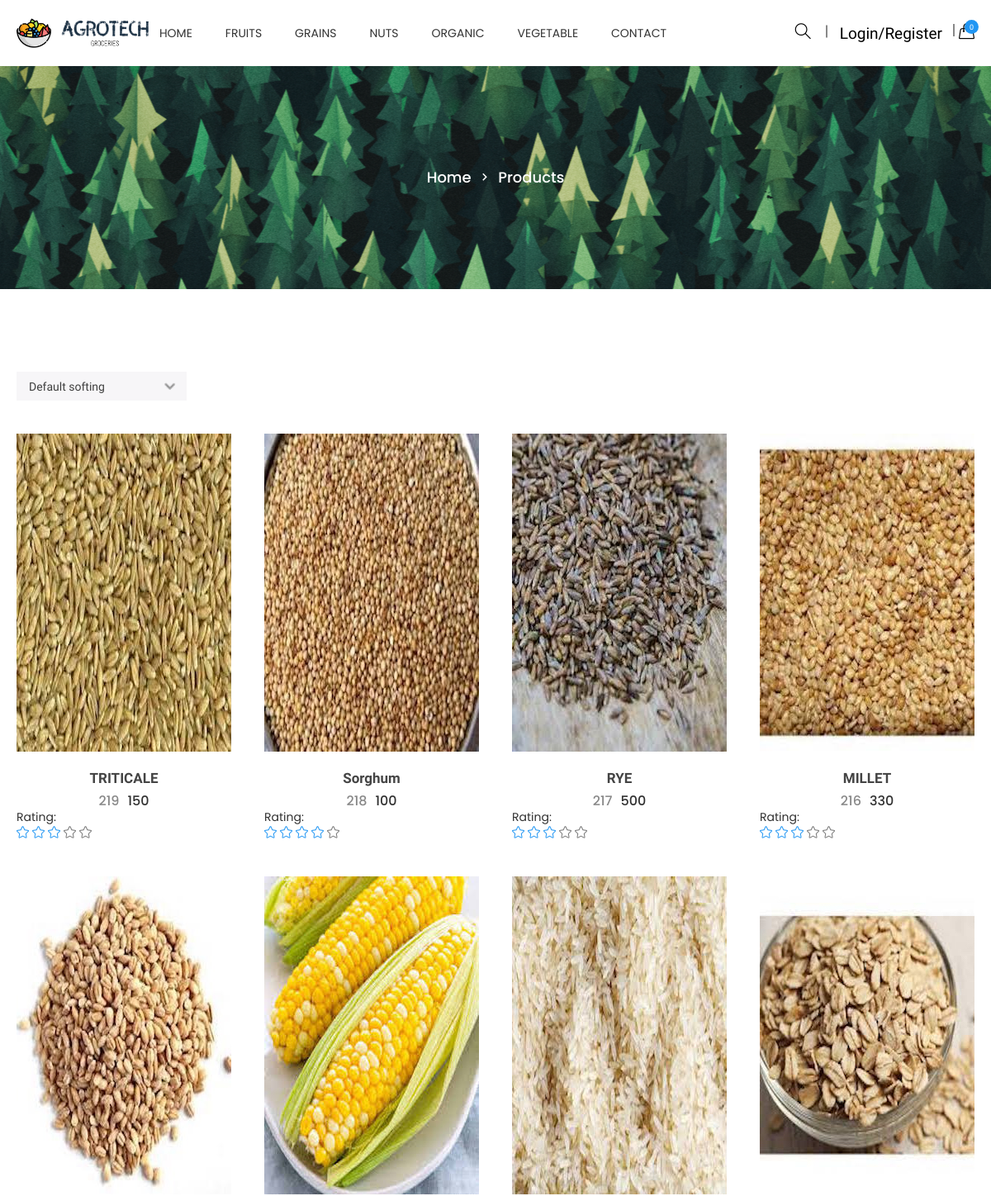
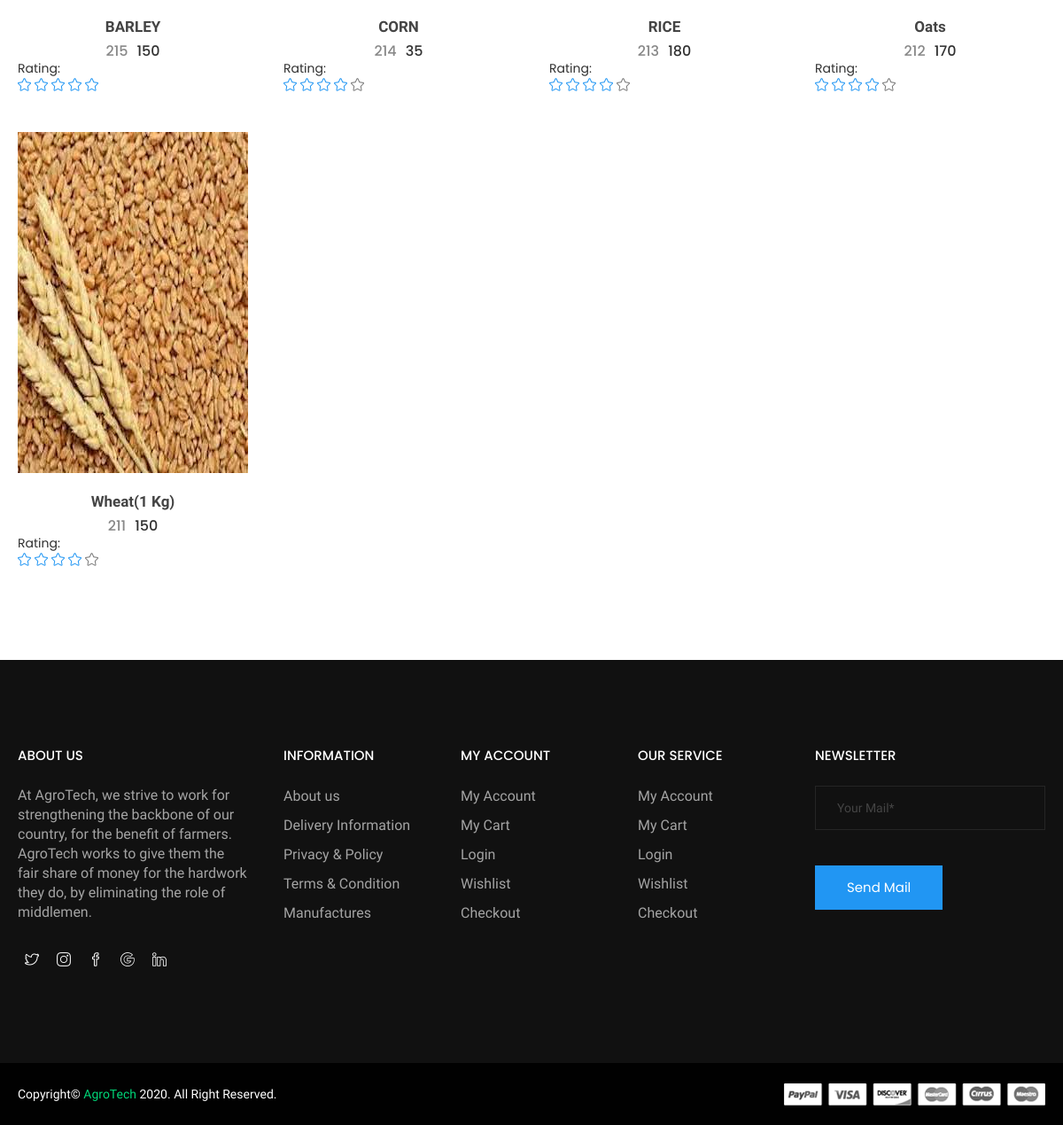
/categories.php?id=3&sub_categories=10, run on the app's committed database (2 pictures, top to bottom).
### tables this page shows
CREATE TABLE `categories` (
  `id` int NOT NULL,
  `categories` varchar(255) NOT NULL,
  `status` tinyint NOT NULL
);

CREATE TABLE `product` (
  `id` int NOT NULL,
  `categories_id` int NOT NULL,
  `sub_categories_id` int NOT NULL,
  `name` varchar(255) NOT NULL,
  `mrp` float NOT NULL,
  `price` float NOT NULL,
  `qty` int NOT NULL,
  `image` varchar(255) NOT NULL,
  `short_desc` varchar(2000) NOT NULL,
  `description` text NOT NULL,
  `best_seller` int NOT NULL,
  `meta_title` varchar(2000) NOT NULL,
  `meta_desc` varchar(2000) NOT NULL,
  `meta_keyword` varchar(2000) NOT NULL,
  `added_by` int NOT NULL,
  `status` tinyint NOT NULL,
  `Rating` int NOT NULL
);

### add_to_cart.inc.php (called while the page is built, shortened)
<?php
class add_to_cart{
	function totalProduct(){
		if(isset($_SESSION['cart'])){
			return count($_SESSION['cart']);
		}else{
			return 0;
		}
	}
}
?>

### functions.inc.php (called while the page is built, shortened)
<?php
function get_product($con,$limit='',$cat_id='',$product_id='',$search_str='',$sort_order='',$is_best_seller='',$sub_categories=''){
	$sql="select product.*,categories.categories from product,categories where product.status=1 ";
	if($cat_id!=''){
		$sql.=" and product.categories_id=$cat_id ";
	}
	if($sub_categories!=''){
		$sql.=" and product.sub_categories_id=$sub_categories ";
	}
	$sql.=" and product.categories_id=categories.id ";
	if($sort_order!=''){
		$sql.=$sort_order;
	}else{
		$sql.=" order by product.id desc ";
	}
	$res=mysqli_query($con,$sql);
	$data=array();
	while($row=mysqli_fetch_assoc($res)){
		$data[]=$row;
	}
	return $data;
}
?>

### categories.php (the view, shortened to what this page needs)
<?php
require('top.php');
	?>
	<?php
$cat_id=mysqli_real_escape_string($con,$_GET['id']);
$sub_categories='';
if(isset($_GET['sub_categories'])){
	$sub_categories=mysqli_real_escape_string($con,$_GET['sub_categories']);
}
$sort_order="";
if($cat_id>0 && ($sub_categories!='' && $sub_categories>=0)){
	$get_product=get_product($con,'',$cat_id,'','',$sort_order,'',$sub_categories);
}else{
	?>
	<script>
	window.location.href='index.php';
	</script>
	<?php
}
?>
        <div class="ht__bradcaump__area" style="background: rgba(0, 0, 0, 0) url(images/bg/4.jpg) no-repeat scroll center center / cover ;">
            <div class="ht__bradcaump__wrap">
                <div class="container">
                    <div class="row">
                        <div class="col-xs-12">
                            <div class="bradcaump__inner">
                                <nav class="bradcaump-inner">
                                  <a class="breadcrumb-item" href="index.php">Home</a>
                                  <span class="brd-separetor"><i class="zmdi zmdi-chevron-right"></i></span>
                                  <span class="breadcrumb-item active">Products</span>
                                </nav>
                            </div>
                        </div>
                    </div>
                </div>
            </div>
        </div>
        <section class="htc__product__grid bg__white ptb--100">
            <div class="container">
                <div class="row">
					<?php if(count($get_product)>0){?>
                    <div class="col-lg-12 col-md-12 col-sm-12 col-xs-12">
                        <div class="htc__product__rightidebar">
                            <div class="htc__grid__top">
                                <div class="htc__select__option">
                                    <select class="ht__select" onchange="sort_product_drop('<?php echo $cat_id?>','<?php echo $sub_categories?>','<?php echo SITE_PATH?>')" id="sort_product_id">
                                        <option value="">Default softing</option>
                                    </select>
                                </div>
                            </div>
                            <div class="row">
                                <div class="shop__grid__view__wrap">
                                    <div role="tabpanel" id="grid-view" class="single-grid-view tab-pane fade in active clearfix">
                                        <?php
										foreach($get_product as $list){
											$rating = $list['Rating'];
										?>
										<div class="col-md-4 col-lg-3 col-sm-4 col-xs-12">
											<div class="category">
												<div class="ht__cat__thumb">
													<a href="product.php?id=<?php echo $list['id']?>">
														<img src="<?php echo PRODUCT_IMAGE_SITE_PATH.$list['image']?>" alt="product images">
													</a>
												</div>
												<div class="fr__hover__info">
													<ul class="product__action">
													</ul>
												</div>
												<div class="fr__product__inner">
													<h4><a href="product.php?id=<?php echo $list['id']?>"><?php echo $list['name']?></a></h4>
													<ul class="fr__pro__prize">
														<li class="old__prize"><?php echo $list['mrp']?></li>
														<li><?php echo $list['price']?></li>
													</ul>
												</div>
												<h4>Rating: </h4>
                                        <ul class="rating">
                                <?php
                                for ($i=0; $i < $rating; $i++) {
                                    echo '<li><i class="icon-star icons"></i></li>';
                                }
                                for ($i=0; $i < 5-$rating; $i++) {
                                    echo '<li class="old"><i class="icon-star icons"></i></li>';
                                } ?>
											</div>
										</div>
										<?php } ?>
                                    </div>
							   </div>
                            </div>
                        </div>
                    </div>
					<?php } else {
						echo "Data not found";
					} ?>
				</div>
            </div>
        </section>
<?php require('footer.php')?>

### top.php (shortened to what this page needs)
<?php
require('connection.inc.php');
require('functions.inc.php');
require('add_to_cart.inc.php');
$cat_res=mysqli_query($con,"select * from categories where status=1 order by categories asc");
$cat_arr=array();
while($row=mysqli_fetch_assoc($cat_res)){
	$cat_arr[]=$row;
}
$obj=new add_to_cart();
$totalProduct=$obj->totalProduct();
?>
<!doctype html>
<html class="no-js" lang="en">
<head>
    <link rel="stylesheet" href="css/bootstrap.min.css">
    <link rel="stylesheet" href="css/owl.carousel.min.css">
    <link rel="stylesheet" href="css/owl.theme.default.min.css">
    <link rel="stylesheet" href="css/core.css">
    <link rel="stylesheet" href="css/shortcode/shortcodes.css">
    <link rel="stylesheet" href="style.css">
    <link rel="stylesheet" href="css/responsive.css">
    <link rel="stylesheet" href="css/custom.css">
</head>
<body>
    <div class="wrapper">
        <header id="htc__header" class="htc__header__area header--one">
            <div id="sticky-header-with-topbar" class="mainmenu__wrap sticky__header">
                <div class="container">
                    <div class="row">
                        <div class="menumenu__container clearfix">
                            <div class="col-lg-2 col-md-2 col-sm-3 col-xs-5">
                                <div class="logo">
                                     <a href="index.php"><img src="images/logo/4.png" alt="logo images"></a>
                                </div>
                            </div>
                            <div class="col-md-7 col-lg-6 col-sm-5 col-xs-3">
                                <nav class="main__menu__nav hidden-xs hidden-sm">
                                    <ul class="main__menu">
                                        <li class="drop"><a href="index.php">Home</a></li>
                                        <?php
										foreach($cat_arr as $list){
											?>
											<li class="drop"><a href="categories.php?id=<?php echo $list['id']?>"><?php echo $list['categories']?></a>
											</li>
											<?php
										}
										?>
                                        <li><a href="contact.php">contact</a></li>
                                    </ul>
                                </nav>
                            </div>
                            <div class="col-md-3 col-lg-4 col-sm-4 col-xs-4">
                                <div class="header__right">
									<?php
									$class="mr15";
									?>
									<div class="header__search search search__open <?php echo $class?>">
                                        <a href="#" onclick="focusearch()"><i class="icon-magnifier icons"></i></a>
                                    </div>
                                    <div class="header__account">
										<?php if(isset($_SESSION['USER_LOGIN'])){
											?>
											<nav class="navbar navbar-expand-lg navbar-light bg-light">
											   <button class="navbar-toggler" type="button" data-toggle="collapse" data-target="#navbarSupportedContent" aria-controls="navbarSupportedContent" aria-expanded="false" aria-label="Toggle navigation">
												<span class="navbar-toggler-icon"></span>
											  </button>
											  <div class="collapse navbar-collapse" id="navbarSupportedContent">
												<ul class="navbar-nav mr-auto">
												  <li class="nav-item dropdown">
													<a class="nav-link dropdown-toggle" href="#" id="navbarDropdown" role="button" data-toggle="dropdown" aria-haspopup="true" aria-expanded="false">
													  Hi <?php echo $_SESSION['USER_NAME']?>
													</a>
													<div class="dropdown-menu" aria-labelledby="navbarDropdown">
													  <a class="dropdown-item" href="my_order.php">Order</a>
													  <a class="dropdown-item" href="profile.php">Profile</a>
													  <div class="dropdown-divider"></div>
													  <a class="dropdown-item" href="logout.php">Logout</a>
													</div>
												  </li>
												</ul>
											  </div>
											</nav>
											<?php
										}else{
											echo '<a href="login.php" id="onchange" class="mr15">Login/Register</a>';
										}
										?>
                                    </div>
                                    <div class="htc__shopping__cart">
										<a class="cart__menu" href="#"><i class="icon-handbag icons"></i></a>
                                        <a href="cart.php"><span class="htc__qua"><?php echo $totalProduct?></span></a>
                                    </div>
                                </div>
                            </div>
                        </div>
                    </div>
                </div>
            </div>
        </header>

### style.css (style rules this page uses)
.category { position: relative; margin-top: 40px; }
.fr__hover__info { position: absolute; right: 20px; top: 20px; }
.fr__product__inner { padding-top: 23px; text-align: center; }
.fr__product__inner h4 a { color: #444; font-family: Old Standard TT; font-size: 17px; font-weight: 600; text-transform: capitalize; transition: all 0.3s ease 0s; }
.fr__pro__prize { display: flex; justify-content: center; margin-top: 6px; }
.fr__pro__prize li { color: #313131; font-family: Poppins; font-size: 16px; font-weight: 500; margin: 0 5px; }
.fr__pro__prize li.old__prize { color: #888888; }
.product__action { display: flex; justify-content: center; flex-flow: column; }
.category { overflow: hidden; position: relative; }
.rating { display: flex; }
.rating li i { color: #2196F3; font-size: 15px; }
.rating li + li { margin-left: 4px; }
.rating li.old i { color: #777777; }
.ht__bradcaump__wrap { align-items: center; display: flex; height: 270px; }
.breadcrumb-item { color: #fff; font-family: "Poppins",sans-serif; font-size: 18px; font-weight: 500; text-transform: capitalize; }
.bradcaump-inner a.breadcrumb-item { font-weight: 500; }
.brd-separetor { padding: 0 10px; }
.brd-separetor i { color: #ffffff; font-size: 18px; }
.bradcaump__inner { text-align: center; }
.htc__grid__top { display: flex; justify-content: space-between; }
.htc__select__option { display: flex; }
select.ht__select { background-color: #f7f6f8; border: 0 none; -webkit-appearance: none; -moz-appearance: none; -ms-appearance: none; -o-appearance: none; background-image: url("images/icons/select-option.png"); background-position: right 7% center; background-size: contain; background-repeat: no-repeat; padding: 0 32px 0 15px; background-size: 14px; height: 35px; color: #3f3f3f; }
.ht__cat__thumb a img { width: 100%; }

### css/shortcode/default.css (style rules this page uses)
*, h1, h2, h3, h4, h5, h6, p, ul, a { margin: 0; padding: 0; }
html { font-size: 100%; }
body { font-family: 'Old Standard TT', serif; color: #666666; font-weight: 400; font-size: 14px; line-height: 24px; -webkit-font-smoothing: antialiased; -moz-osx-font-smoothing: grayscale; }
h1, h2, h3, h4, h5, h6, .h1, .h2, .h3, .h4, .h5, .h6 { font-family: 'Poppins', sans-serif; color: #313131; font-weight: 400; -webkit-font-variant-ligatures: common-ligatures; font-variant-ligatures: common-ligatures; margin-top: 0; margin-bottom: 0; }
h4, .h4 { font-size: 14px; font-weight: 400; }
ul, ol { list-style: none; }
a { color: #333; }
h1 a, h2 a, h3 a, h4 a, h5 a, h6 a { color: inherit }
body { overflow-x: hidden; }
a, .btn { transition: all 0.3s ease-out 0s; }
input, select, textarea { transition: all 0.5s ease-out 0s; }
img, .img { max-width: 100%; transition: all 0.3s ease-out 0s; }
p + img, img:last-child { margin-bottom: 0; }
body { background: #fff; }
.bg__white { background: #fff; }
select { width: 100%; }
.ptb--100 { padding: 100px 0 }

### css/shortcode/header.css (style rules this page uses)
.main__menu { display: flex; justify-content: center; }
.main__menu > li > a { color: #333333; display: block; font-size: 14px; height: 80px; line-height: 80px; position: relative; text-transform: uppercase; font-family: 'Poppins', sans-serif; }
.main__menu li { position: relative; margin: 0 20px; }
.logo a { display: block; }
.header__right { display: flex; justify-content: flex-end; height: 80px; align-items: center; }
.header__search a i { color: #000000; font-size: 19px; position: relative; }
.htc__shopping__cart { position: relative; }
.htc__shopping__cart a span.htc__qua { background: #2196F3; border-radius: 100%; color: #fff; font-size: 9px; height: 17px; line-height: 19px; position: absolute; right: -5px; text-align: center; top: -4px; width: 17px; }
.header__search a { padding-right: 20px; position: relative; }
.header__search a::before { background: #898989; content: ""; height: 15px; position: absolute; right: 0; top: 50%; -webkit-transform: translateY(-70%); transform: translateY(-70%); width: 2px; }
.header__account a { color: #000; font-size: 19px; margin-right: 5px; padding-right: 15px; position: relative; line-height: 35px; }
.header__account a::before { background: #898989 none repeat scroll 0 0; content: ""; height: 15px; position: absolute; right: 0; width: 2px; }
.main__menu li.drop { position: relative; }
.logo { align-items: center; display: flex; height: 80px; justify-content: flex-start; }
.mr15 { margin-right:15px; }
.mr15::before { top:0px; }

### data on the page
categories: categories "FRUITS"
categories: categories "GRAINS"
categories: categories "NUTS"
categories: categories "ORGANIC"
categories: categories "VEGETABLE"
product: image (picture), name "TRITICALE", mrp "219", price "150", Rating 3 (drawn)
product: image (picture), name "Sorghum", mrp "218", price "100", Rating 4 (drawn)
product: image (picture), name "RYE", mrp "217", price "500", Rating 3 (drawn)
product: image (picture), name "MILLET", mrp "216", price "330", Rating 3 (drawn)
product: image (picture), name "BARLEY", mrp "215", price "150", Rating 5 (drawn)
product: image (picture), name "CORN", mrp "214", price "35", Rating 4 (drawn)
product: image (picture), name "RICE", mrp "213", price "180", Rating 4 (drawn)
product: image (picture), name "Oats", mrp "212", price "170", Rating 4 (drawn)
product: image (picture), name "Wheat(1 Kg)", mrp "211", price "150", Rating 4 (drawn)

### other printed values
$totalProduct "0"
